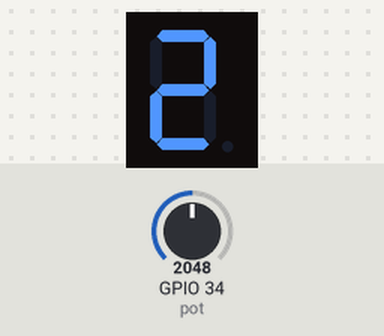
The program below on a simulated ESP32 board running MicroPython. Shown: 1-digit seven-segment display. Inputs (shaded band) come from the test bench; at power-on: GPIO 34 (pot) = 2048 (analog values on the 0–4095 scale). The segment pins are drawn as the display they are named for; the interpreter's speed is modelled, so counts of loop turns are approximate.

Above: at 1.2 s.
1.3 s: GPIO 34 (pot) set to 2866
At 1.9 s:
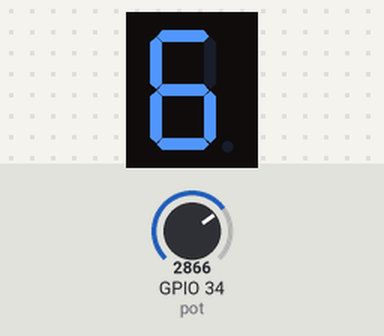
2.8 s: GPIO 34 (pot) set to 3603
At 4.0 s:
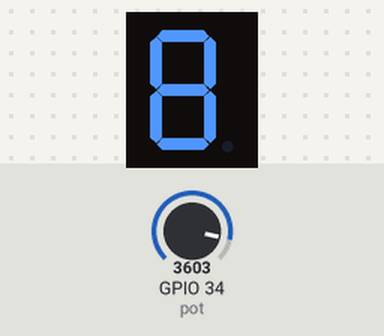
4.3 s: GPIO 34 (pot) set to 2047
At 5.4 s:
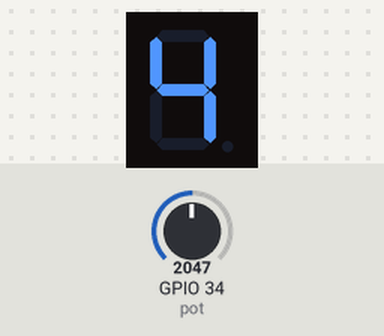
Timing chart, 0 to 7.3 s (numbered marks = the images above; inputs shaded):
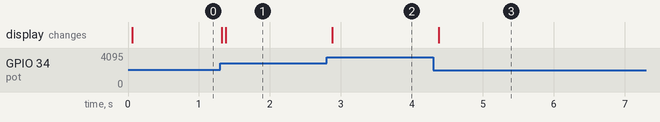

The program:

bolum2_u36_7segment.py
```python
from machine import *
import time
led_no = [17, 5, 18, 19, 21, 22, 23]
#23 a, 22b, 21c, 19d, 18e, 5f, 17g)
rakamlar = [0x7E, 0x30, 0x6D, 0x79, 0x33, 0x5B, 0x5F, 0x70, 0x7F, 0x7B]
led = [] # boş liste oluştur
for i in led_no:
    led.append(Pin(i, Pin.OUT))

def map(x, in_min, in_max, out_min, out_max):
    return (x - in_min) * (out_max - out_min) / (in_max - in_min) + out_min

pot = ADC(Pin(34))
pot.atten(ADC.ATTN_11DB)

while True:
    pot_value = 0
    for i in range(0, 100):
        pot_value += pot.read()
    #toplam 100 ölçüm yap ve bunları topla
    pot_value /= 100
    #ölçümleri 100'e bölüp ortalamasını al
    bar_deger = int(map(pot_value, 0, 4095, 0, 10))
    # 0-4095 arası değeri 0-8 arası değere dönüştür
    rakam = rakamlar[bar_deger]
    for x in range(6, -1, -1):
        bit = (rakam >> x) & 0x01
        led[x].value(bit)
        
```

Measured:
- after the input at 1.3 s, the display: first changes at once (image 1 shows a later state)
- after the input at 2.8 s, the display: changes after 0.08 s (image 2)
- after the input at 4.3 s, the display: changes after 0.08 s (image 3)
